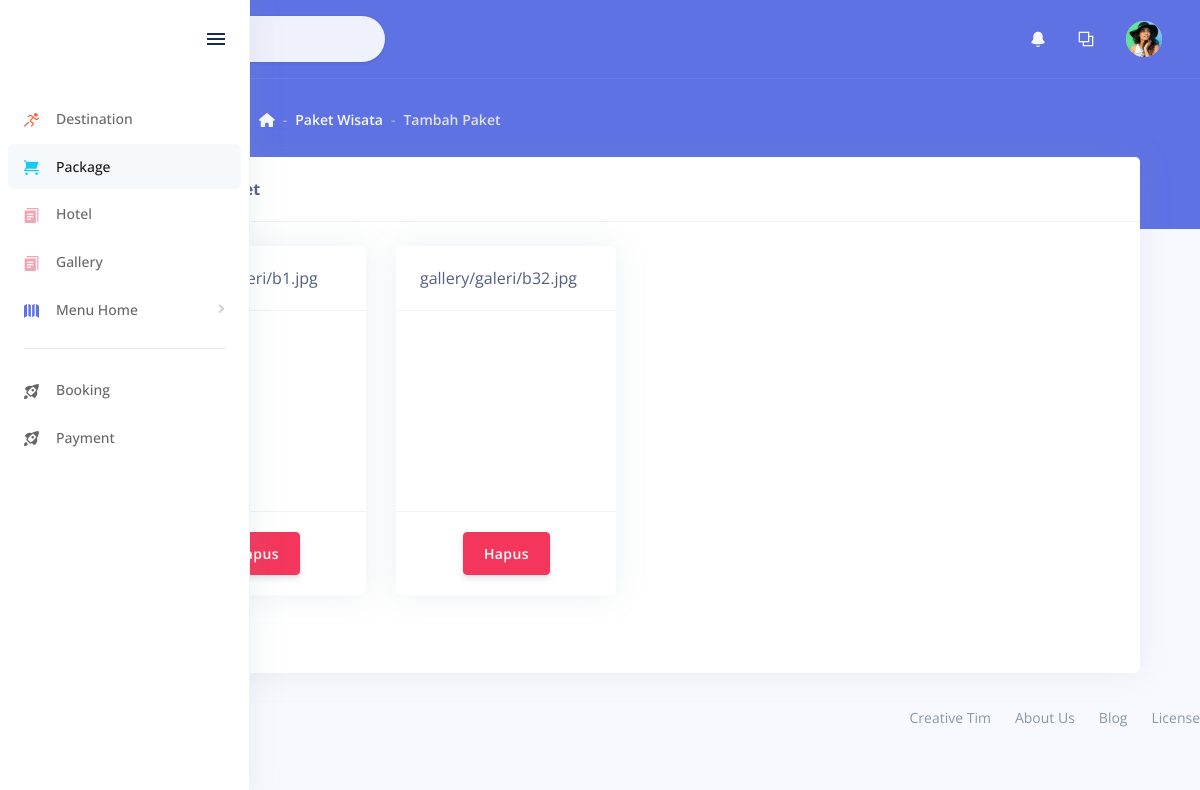
Page /admin/PaketWisata/editPaket/dashboard.html on the earlier database version.
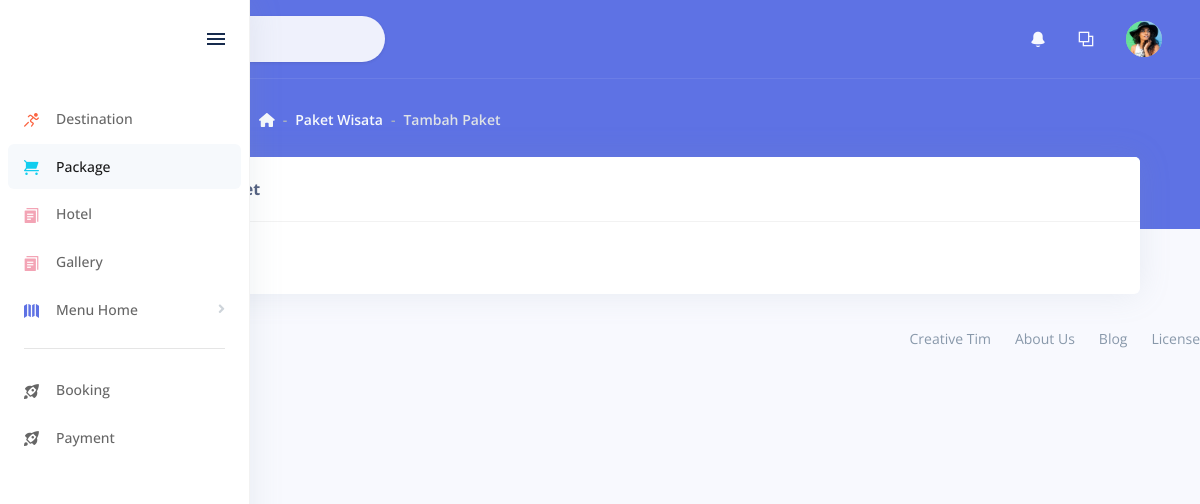
Same page on the later database version.
### tables this page shows
CREATE TABLE `galery` (
  `idgalery` int(11) NOT NULL,
  `gambar` text,
  `deskripsi` text,
  `tag` text,
  `wisata_idwisata` int(11) DEFAULT NULL,
  `hotel_idhotel` int(11) DEFAULT NULL,
  `paket_idpaket` int(12) DEFAULT NULL
);

### application/controllers/admin/PaketWisata.php (called while the page is built, shortened)
<?php
class PaketWisata extends CI_Controller {
	public function editPaket(){
		$this->load->model('M_model');
		$id = $this->uri->segment(4);
		$data['paket'] = $this->M_model->selectwhere('paket_wisata', array('idpaket_wisata'=>$id));
		$data['gallery'] = $this->M_model->selectwhere('galery', array('paket_idpaket'=>$id, 'hotel_idhotel'=>NULL, 'wisata_idwisata'=>NULL));
		$this->load->view('admin/edit/paketwisata', $data);
	}
}

### index.php (called while the page is built, shortened)
<?php
require_once BASEPATH.'core/CodeIgniter.php';

### application/models/M_model.php (called while the page is built, shortened)
<?php
class M_model extends CI_Model {
  public function selectwhere($table,$data){
    return $this->db->get_where($table, $data);
  }
}

### application/views/admin/edit/paketwisata.php (the view, shortened to what this page needs)
<link rel="stylesheet" href="<?php echo base_url()?>master/assets/vendor/select2/dist/css/select2.min.css">
<link rel="stylesheet" href="<?php echo base_url()?>master/assets/vendor/quill/dist/quill.core.css">
<div class="header bg-primary pb-6">
 <div class="container-fluid">
   <div class="header-body">
     <div class="row align-items-center py-4">
       <div class="col-lg-6 col-7">
         <h6 class="h2 text-white d-inline-block mb-0">Tambah Paket</h6>
         <nav aria-label="breadcrumb" class="d-none d-md-inline-block ml-md-4">
           <ol class="breadcrumb breadcrumb-links breadcrumb-dark">
             <li class="breadcrumb-item"><a href="#"><i class="fas fa-home"></i></a></li>
             <li class="breadcrumb-item"><a href="#">Paket Wisata</a></li>
             <li class="breadcrumb-item active" aria-current="page">Tambah Paket</li>
           </ol>
         </nav>
       </div>
     </div>
   </div>
 </div>
</div>
<div class="container-fluid mt--6">
  <div class="container-fluid">
    <div class="row">
      <div class="col-lg-12">
        <div class="card-wrapper">
          <div class="card">
            <div class="card-header">
              <b>Gambar Paket</b>
            </div>
            <div class="card-body">
              <div class="form-group">
                <div class="row">
                  <?php foreach ($gallery->result() as $g): ?>
                    <div class="col-md-3">
                      <div class="card">
                        <div class="card-header">
                          <?php echo $g->gambar; ?>
                        </div>
                        <div class="card-body" style="height:200px">
                        </div>
                        <div class="card-footer d-flex justify-content-center">
                          <a class="btn btn-danger text-white" href="<?php echo base_url('admin/PaketWisata/prosesHapusGambar/').$g->gambar; ?>">Hapus</a>
                        </div>
                      </div>
                    </div>
                  <?php endforeach; ?>
                </div>
              </div>
            </div>
          </div>
        </div>
      </div>
    </div>
  </div>
</div>
</body>
</html>

Differences in the rows shown:
removed galery: gambar "gallery/galeri/b32.jpg"
